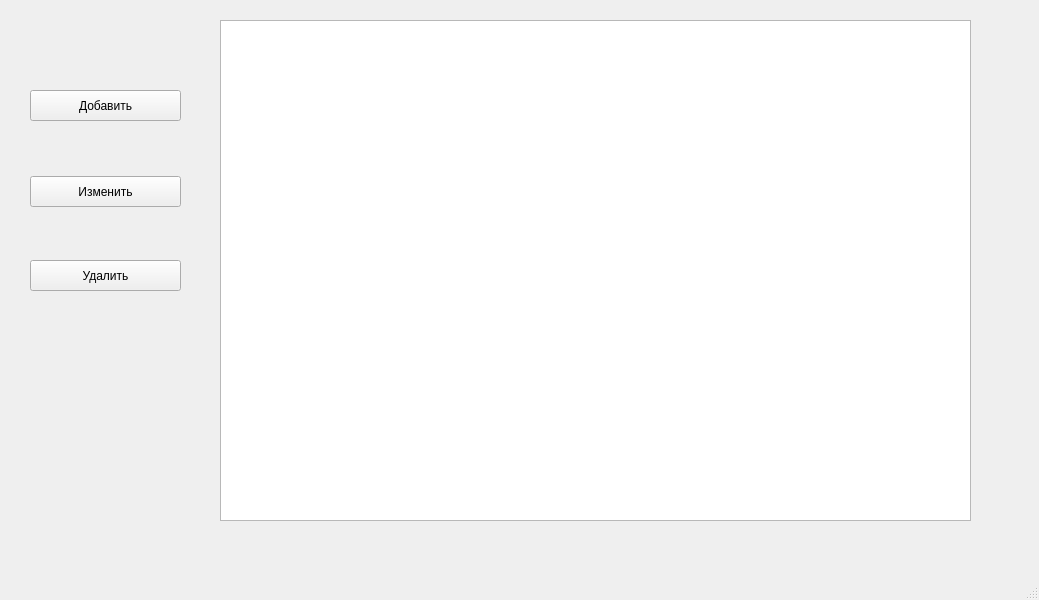
<?xml version="1.0" encoding="UTF-8"?>
<ui version="4.0">
 <class>MainWindow</class>
 <widget class="QMainWindow" name="MainWindow">
  <property name="geometry">
   <rect>
    <x>0</x>
    <y>0</y>
    <width>1039</width>
    <height>600</height>
   </rect>
  </property>
  <property name="windowTitle">
   <string>MainWindow</string>
  </property>
  <widget class="QWidget" name="centralwidget">
   <widget class="QTableWidget" name="tbl">
    <property name="geometry">
     <rect>
      <x>220</x>
      <y>20</y>
      <width>751</width>
      <height>501</height>
     </rect>
    </property>
   </widget>
   <widget class="QPushButton" name="b_add">
    <property name="geometry">
     <rect>
      <x>30</x>
      <y>90</y>
      <width>151</width>
      <height>31</height>
     </rect>
    </property>
    <property name="text">
     <string>Добавить</string>
    </property>
   </widget>
   <widget class="QPushButton" name="b_edit">
    <property name="geometry">
     <rect>
      <x>30</x>
      <y>176</y>
      <width>151</width>
      <height>31</height>
     </rect>
    </property>
    <property name="text">
     <string>Изменить</string>
    </property>
   </widget>
   <widget class="QPushButton" name="b_delete">
    <property name="geometry">
     <rect>
      <x>30</x>
      <y>260</y>
      <width>151</width>
      <height>31</height>
     </rect>
    </property>
    <property name="text">
     <string>Удалить</string>
    </property>
   </widget>
  </widget>
  <widget class="QMenuBar" name="menubar">
   <property name="geometry">
    <rect>
     <x>0</x>
     <y>0</y>
     <width>1039</width>
     <height>24</height>
    </rect>
   </property>
  </widget>
  <widget class="QStatusBar" name="statusbar"/>
 </widget>
 <resources/>
 <connections/>
</ui>
